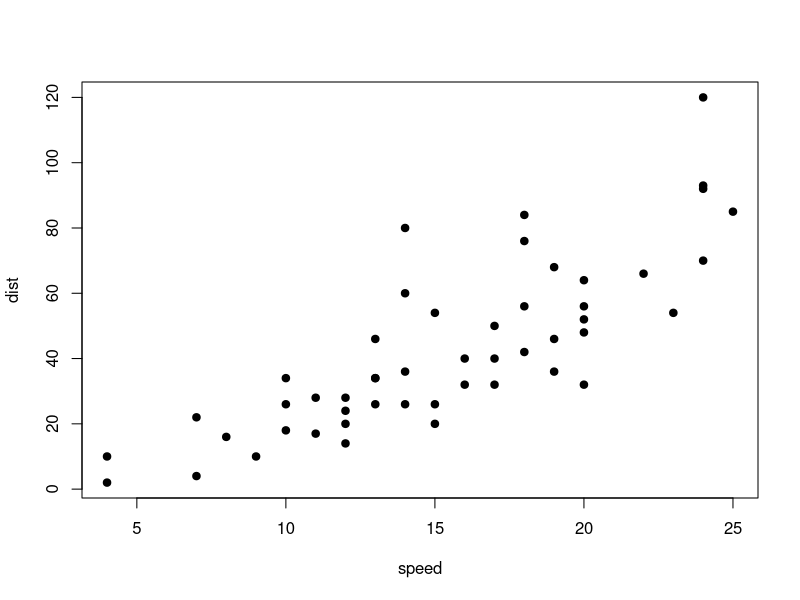

This chart was generated by the following R code:
## ---- chunk 1
9*9
## ---- chunk 2
plot(cars, pch = 19)
## ---- chunk 3
knitr::kable(cars[1:5,], caption = "Cars")
## ---- chunk 4
knitr::include_graphics("http://tny.im/lTZ")
